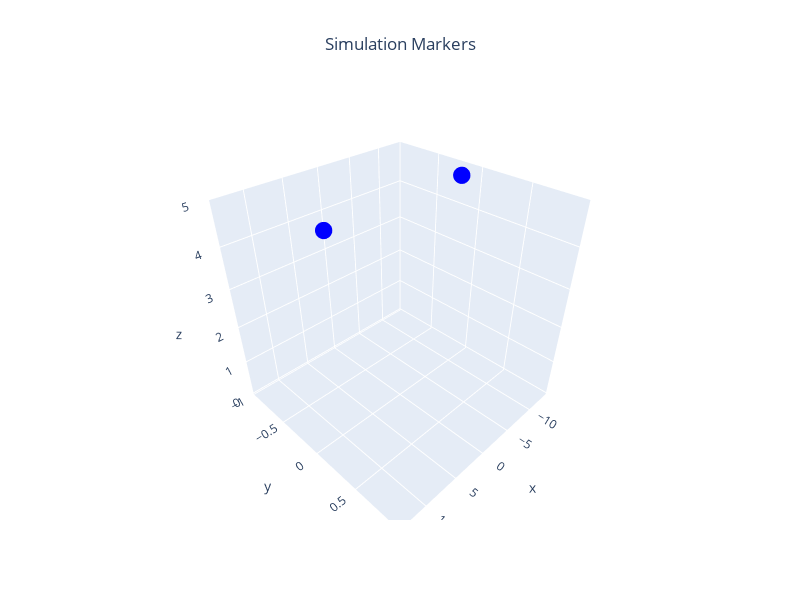

Notebook code cell kept with this figure:
### Code cell
offsets = [(-10, 0, 0, 0),(10, 0, 0, 0)]#
n_uavs = len(offsets)


homes=np.array([offset[:3] for offset in offsets])

# global_paths=[np.array([[-10, 0, 5],[10, 0, 5]]),
#               np.array([[10, 0, 5],[-10, 0, 5]])]

global_paths=[np.array([[-10, 0, 5],[10, 0, 5]]),
              np.array([[10, 0, 5],[2, 0, 5]])]
local_paths=[global2local(path, home,pairwise=True) for path,home in zip(global_paths,homes)]
#plans=[Plan.basic(wps=path,alt=5,wp_margin=0.5,navegation_speed=1) for path in local_paths]
plan1=Plan.basic(wps=local_paths[0],alt=5,wp_margin=0.5,navegation_speed=1,verbose=2)


## Debouging

from plan.actions.pre_arm import make_pre_arm
from plan.actions.change_mode import make_set_mode
from plan.actions.arm import make_arm
from plan.actions.take_off import make_takeoff
from plan.actions.land import make_land
from plan.actions.change_parameter import make_change_nav_speed
from plan.actions.navegation import make_path
verbose=0
navegation_speed=1
alt=5
wp_margin=0.5


plan2=Plan('hover')
plan2.add(make_pre_arm(verbose=verbose))
if navegation_speed!=5:
    plan2.add(make_change_nav_speed(speed=navegation_speed,verbose=verbose))
plan2.add(make_set_mode('GUIDED',verbose=verbose))
plan2.add(make_arm(verbose=verbose))
plan2.add(make_takeoff(altitude=alt,wp_margin=wp_margin,verbose=verbose))
plan2.add(make_path(wps=local_paths[1],wp_margin=wp_margin,verbose=verbose))
plans=[plan1,plan2]


markers = {f'waypoints': {'pos':global_paths[0],'color':'blue'}}


plot_3d_interactive(markers,title='Simulation Markers',expand=[0.2,0.2,0.6],ground=-0.05)



if simulator == 'QGroundControl':
    home_position=(-35.3633245,149.1652241,0,0)
    spawns=find_spawns(home_position, offsets)

### Figure 1 — Plotly figure (JSON) as saved in the notebook; plotly's stock layout.template omitted (floating-point values rounded to 4 significant figures)
{"data": [{"marker": {"color": "blue", "size": 6}, "mode": "markers", "name": "waypoints", "type": "scatter3d", "x": [-10, 10], "y": [0, 0], "z": [5, 5]}], "layout": {"height": 600, "scene": {"xaxis": {"range": [-14, 14], "title": {"text": "x"}}, "yaxis": {"range": [0, 0], "title": {"text": "y"}}, "zaxis": {"range": [-0.05, 5], "title": {"text": "z"}}}, "title": {"text": "Simulation Markers", "x": 0.5, "xanchor": "center"}, "width": 800}}
